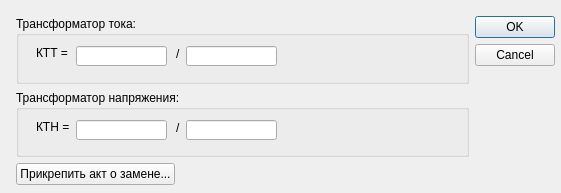
<?xml version="1.0" encoding="UTF-8"?>
<ui version="4.0">
 <class>TransformerExchange</class>
 <widget class="QDialog" name="TransformerExchange">
  <property name="geometry">
   <rect>
    <x>0</x>
    <y>0</y>
    <width>561</width>
    <height>193</height>
   </rect>
  </property>
  <property name="windowTitle">
   <string>Замена трансформатора</string>
  </property>
  <widget class="QWidget" name="verticalLayoutWidget">
   <property name="geometry">
    <rect>
     <x>10</x>
     <y>10</y>
     <width>551</width>
     <height>181</height>
    </rect>
   </property>
   <layout class="QVBoxLayout" name="mainlLayout">
    <item>
     <layout class="QHBoxLayout" name="horizontalLayout">
      <property name="leftMargin">
       <number>6</number>
      </property>
      <property name="topMargin">
       <number>6</number>
      </property>
      <property name="rightMargin">
       <number>6</number>
      </property>
      <property name="bottomMargin">
       <number>6</number>
      </property>
      <item>
       <layout class="QVBoxLayout" name="verticalLayout_2" stretch="1,1,0">
        <item>
         <widget class="QGroupBox" name="groupBox">
          <property name="title">
           <string>Трансформатор тока:</string>
          </property>
          <widget class="QLabel" name="label">
           <property name="geometry">
            <rect>
             <x>20</x>
             <y>30</y>
             <width>47</width>
             <height>13</height>
            </rect>
           </property>
           <property name="text">
            <string>КТТ =</string>
           </property>
          </widget>
          <widget class="QLineEdit" name="lineEdit">
           <property name="geometry">
            <rect>
             <x>60</x>
             <y>30</y>
             <width>91</width>
             <height>20</height>
            </rect>
           </property>
          </widget>
          <widget class="QLabel" name="label_2">
           <property name="geometry">
            <rect>
             <x>160</x>
             <y>30</y>
             <width>16</width>
             <height>16</height>
            </rect>
           </property>
           <property name="text">
            <string>/</string>
           </property>
          </widget>
          <widget class="QLineEdit" name="lineEdit_2">
           <property name="geometry">
            <rect>
             <x>170</x>
             <y>30</y>
             <width>91</width>
             <height>20</height>
            </rect>
           </property>
          </widget>
         </widget>
        </item>
        <item>
         <widget class="QGroupBox" name="groupBox_2">
          <property name="title">
           <string>Трансформатор напряжения:</string>
          </property>
          <widget class="QLabel" name="label_3">
           <property name="geometry">
            <rect>
             <x>20</x>
             <y>30</y>
             <width>47</width>
             <height>13</height>
            </rect>
           </property>
           <property name="text">
            <string>КТН =</string>
           </property>
          </widget>
          <widget class="QLineEdit" name="lineEdit_3">
           <property name="geometry">
            <rect>
             <x>170</x>
             <y>30</y>
             <width>91</width>
             <height>20</height>
            </rect>
           </property>
          </widget>
          <widget class="QLineEdit" name="lineEdit_4">
           <property name="geometry">
            <rect>
             <x>60</x>
             <y>30</y>
             <width>91</width>
             <height>20</height>
            </rect>
           </property>
          </widget>
          <widget class="QLabel" name="label_4">
           <property name="geometry">
            <rect>
             <x>160</x>
             <y>30</y>
             <width>16</width>
             <height>16</height>
            </rect>
           </property>
           <property name="text">
            <string>/</string>
           </property>
          </widget>
         </widget>
        </item>
        <item>
         <layout class="QHBoxLayout" name="horizontalLayout_2">
          <item>
           <widget class="QPushButton" name="cmdAddImage">
            <property name="text">
             <string>Прикрепить акт о замене...</string>
            </property>
           </widget>
          </item>
          <item>
           <spacer name="horizontalSpacer">
            <property name="orientation">
             <enum>Qt::Horizontal</enum>
            </property>
            <property name="sizeHint" stdset="0">
             <size>
              <width>40</width>
              <height>20</height>
             </size>
            </property>
           </spacer>
          </item>
         </layout>
        </item>
       </layout>
      </item>
      <item>
       <widget class="QDialogButtonBox" name="buttonBox">
        <property name="orientation">
         <enum>Qt::Vertical</enum>
        </property>
        <property name="standardButtons">
         <set>QDialogButtonBox::Cancel|QDialogButtonBox::Ok</set>
        </property>
       </widget>
      </item>
     </layout>
    </item>
   </layout>
  </widget>
 </widget>
 <resources/>
 <connections>
  <connection>
   <sender>buttonBox</sender>
   <signal>accepted()</signal>
   <receiver>TransformerExchange</receiver>
   <slot>accept()</slot>
   <hints>
    <hint type="sourcelabel">
     <x>248</x>
     <y>254</y>
    </hint>
    <hint type="destinationlabel">
     <x>157</x>
     <y>274</y>
    </hint>
   </hints>
  </connection>
  <connection>
   <sender>buttonBox</sender>
   <signal>rejected()</signal>
   <receiver>TransformerExchange</receiver>
   <slot>reject()</slot>
   <hints>
    <hint type="sourcelabel">
     <x>316</x>
     <y>260</y>
    </hint>
    <hint type="destinationlabel">
     <x>286</x>
     <y>274</y>
    </hint>
   </hints>
  </connection>
 </connections>
</ui>
